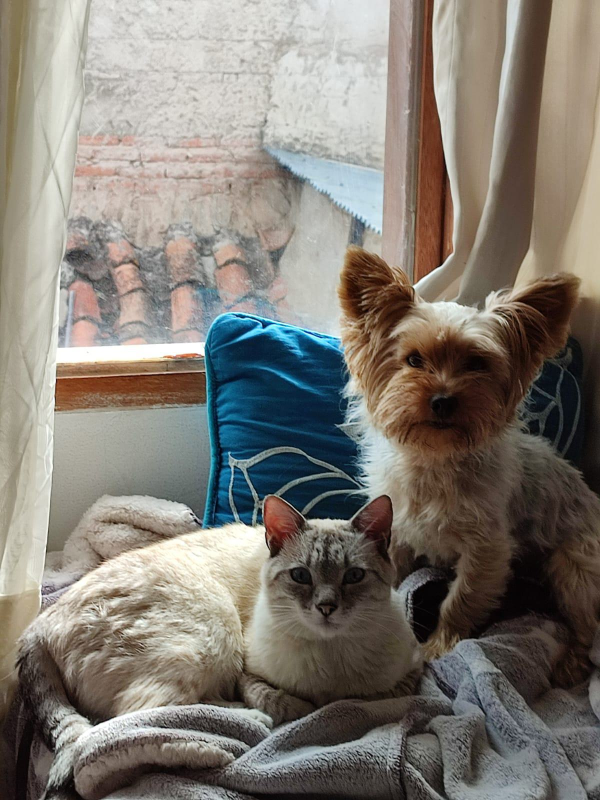
#> input picture PDI_001/Mitad 02 clases/imagentango.jpg, 1200 x 1600 px (shown at 1/2 size)
$ jupyter execute --allow-errors pdi_morfologia.ipynb
#> lines starting #> are read from the running program, lines starting #| are printed output that depends on the picture; after the words box and inside, x2 and y2 are one past the last pixel; in counts of white or black regions, pixels touching at a corner belong together
EROSION

[cell 1]
import cv2
import numpy as np
import matplotlib.pyplot as plt

imagen=cv2.imread('imagentango.jpg', cv2.IMREAD_GRAYSCALE)
#> imagen: shape (1600, 1200); min 0, max 255, mean 124.4

#elemento estructurante
kernel = cv2.getStructuringElement(cv2.MORPH_ELLIPSE, (5, 5))

#aplicamos la erosion
img_erosion = cv2.erode(imagen, kernel)

plt.subplot(121)
plt.imshow(imagen, cmap='gray')
plt.title('Imagen Original')
plt.axis('off')

plt.subplot(122)
plt.imshow(img_erosion, cmap='gray')
plt.title('Erosion')
plt.axis('off')
plt.show()

dILATACION

[cell 2]
import cv2
import numpy as np
import matplotlib.pyplot as plt


imagen=cv2.imread('imagentango.jpg', cv2.IMREAD_GRAYSCALE)

#elemento estructurante
kernel = cv2.getStructuringElement(cv2.MORPH_ELLIPSE, (5, 5))

#aplicamos la dilatacion
img_dilatacion = cv2.dilate(imagen, kernel)


plt.subplot(121)
plt.imshow(imagen, cmap='gray')
plt.title('Imagen Original')
plt.axis('off')

plt.subplot(122)
plt.imshow(img_dilatacion, cmap='gray')
plt.title('Dilatacion')
plt.axis('off')
plt.show()

erosion binario

[cell 3]
import cv2
import numpy as np
import matplotlib.pyplot as plt


imagen=cv2.imread('imagentango.jpg', cv2.IMREAD_GRAYSCALE)
_, img_binarizada = cv2.threshold(imagen, 127, 255, cv2.THRESH_BINARY_INV)
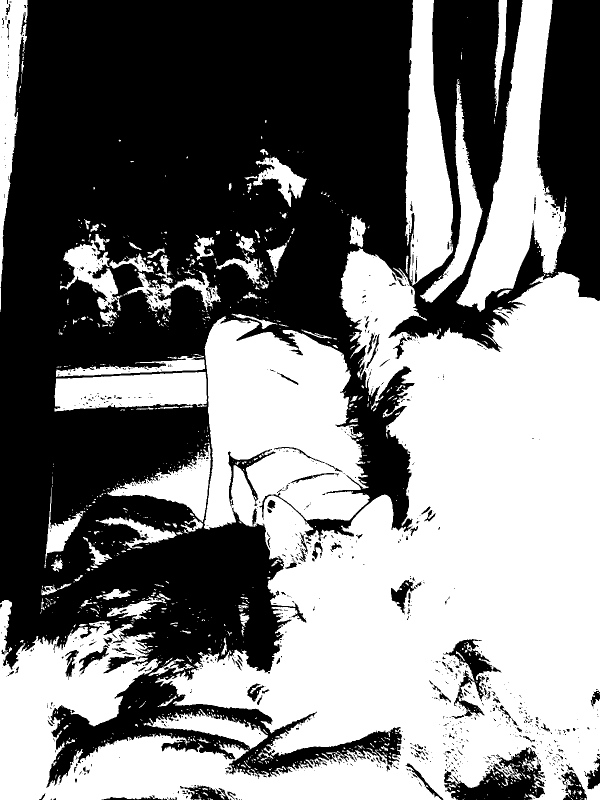
#> img_binarizada: shape (1600, 1200) (shown at 1/2 size); 49% white; 1020 white regions (830 under 20 px), largest, box (x1, y1, x2, y2) and area: (0, 496, 1200, 1600) 735470, (912, 0, 1133, 624) 53185, (810, 0, 906, 571) 35611

#elemento estructurante
kernel = cv2.getStructuringElement(cv2.MORPH_ELLIPSE, (5, 5))

#aplicamos la dilatacion
img_erosionbin = cv2.erode(img_binarizada, kernel)
#> img_erosionbin: shape (1600, 1200); 43% white; 488 white regions (406 under 20 px), largest, box (x1, y1, x2, y2) and area: (0, 500, 1200, 1600) 569037, (411, 635, 726, 1054) 70833, (917, 0, 1129, 620) 48692


plt.subplot(121)
plt.imshow(imagen, cmap='gray')
plt.title('Imagen Original')
plt.axis('off')

plt.subplot(122)
plt.imshow(img_erosionbin, cmap='gray')
plt.title('Erosion binarizada')
plt.axis('off')
plt.show()

dilatacion binaria

[cell 4]
#dilatacion binarizada
import cv2
import numpy as np
import matplotlib.pyplot as plt

imagen=cv2.imread('imagentango.jpg', cv2.IMREAD_GRAYSCALE)
_, img_binarizada = cv2.threshold(imagen, 127, 255, cv2.THRESH_BINARY_INV)

#elemento estructurante
kernel = cv2.getStructuringElement(cv2.MORPH_ELLIPSE, (5, 5))

#aplicamos la dilatacion
img_dilatacionbin = cv2.dilate(img_binarizada, kernel)
#> img_dilatacionbin: shape (1600, 1200); 54.9% white; 494 black regions (406 under 20 px), largest, box (x1, y1, x2, y2) and area: (0, 0, 824, 1343) 696229, (782, 0, 1086, 700) 64953, (1077, 0, 1200, 600) 56735

plt.subplot(121)
plt.imshow(imagen, cmap='gray')
plt.title('Imagen Original')
plt.axis('off')

plt.subplot(122)
plt.imshow(img_dilatacionbin, cmap='gray')
plt.title('Dilatacion binarizada')
plt.axis('off')
plt.show()

apertura

[cell 5]
#apertura

import cv2
import numpy as np
import matplotlib.pyplot as plt

imagen=cv2.imread('imagentango.jpg', cv2.IMREAD_GRAYSCALE)

#elemento estructurante
kernel = cv2.getStructuringElement(cv2.MORPH_ELLIPSE, (5, 5))

#aplicamos la erosion
#img_erosion = cv2.erode(imagen, kernel)

apertura = cv2.morphologyEx(imagen, cv2.MORPH_OPEN, kernel)

plt.subplot(121)
plt.imshow(imagen, cmap='gray')
plt.title('Imagen Original')
plt.axis('off')

plt.subplot(122)
plt.imshow(apertura, cmap='gray')
plt.title('Apertura')
plt.axis('off')
plt.show()

cerradura

[cell 6]
#cerradura
import cv2
import numpy as np
import matplotlib.pyplot as plt

imagen=cv2.imread('imagentango.jpg', cv2.IMREAD_GRAYSCALE)

#elemento estructurante
kernel = cv2.getStructuringElement(cv2.MORPH_ELLIPSE, (5, 5))

#aplicamos la erosion
#img_erosion = cv2.erode(imagen, kernel)

cerradura = cv2.morphologyEx(imagen, cv2.MORPH_CLOSE, kernel)

plt.subplot(121)
plt.imshow(imagen, cmap='gray')
plt.title('Imagen Original')
plt.axis('off')

plt.subplot(122)
plt.imshow(cerradura, cmap='gray')
plt.title('Cerradura')
plt.axis('off')
plt.show()

utilizar skimage con erosion dilatacion apertura y cerradura sin binarizar

[cell 7]
#utilizar skimage con erosion, dilatacion, apertura y cerradura
# sin binarizar

import cv2
import numpy as np
import matplotlib.pyplot as plt
from skimage import morphology, measure


imagen=cv2.imread('reloj5.png', cv2.IMREAD_GRAYSCALE)
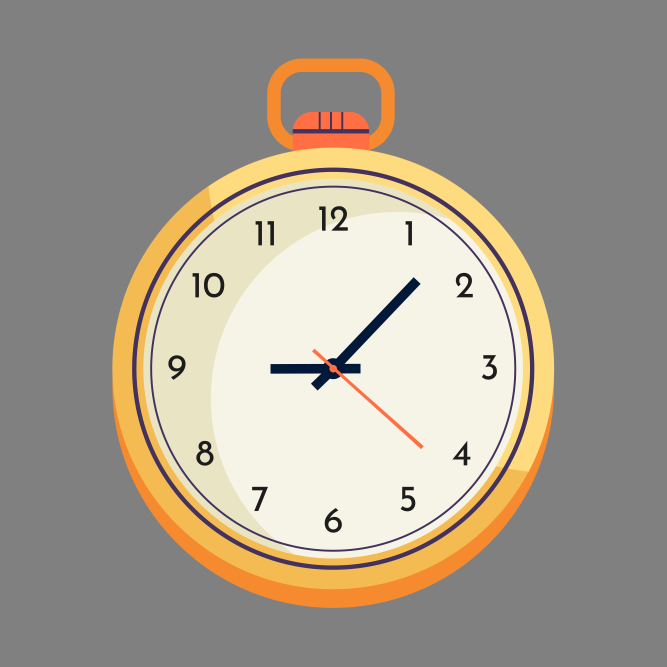
#> input picture PDI_001/Mitad 02 clases/reloj5.png, 2000 x 2000 px (shown at 1/3 size)
#> imagen: shape (2000, 2000); min 28, max 243, mean 160
_, img_binarizada = cv2.threshold(imagen, 127, 255, cv2.THRESH_BINARY_INV)
#> img_binarizada: shape (2000, 2000); 2.8% white; 20 white regions, largest, box (x1, y1, x2, y2) and area: (396, 503, 1603, 1709) 48408, (451, 557, 1549, 1655) 19365, (982, 832, 1262, 1122) 12156

#elemento estructurante
kernel = cv2.getStructuringElement(cv2.MORPH_ELLIPSE, (5, 5))

#aplicamos la erosion
img_erosion = morphology.erosion(imagen, kernel)
#> img_erosion: shape (2000, 2000)

#aplicamos la dilatacion
img_dilatacion = morphology.dilation(imagen, kernel)
#> img_dilatacion: shape (2000, 2000)

#aplicamos la apertura
img_apertura = morphology.opening(imagen, kernel)

#aplicamos la cerradura
img_cerradura = morphology.closing(imagen, kernel)

#aplicamos la erosion binarizada
img_erosionbin = morphology.erosion(img_binarizada, kernel)
#> img_erosionbin: shape (2000, 2000); 1.7% white; 20 white regions, largest, box (x1, y1, x2, y2) and area: (398, 505, 1601, 1707) 32953, (985, 835, 1259, 1119) 10234, (814, 1091, 1017, 1168) 6053

#aplicamos la dilatacion binarizada
img_dilatacionbin = morphology.dilation(img_binarizada, kernel)
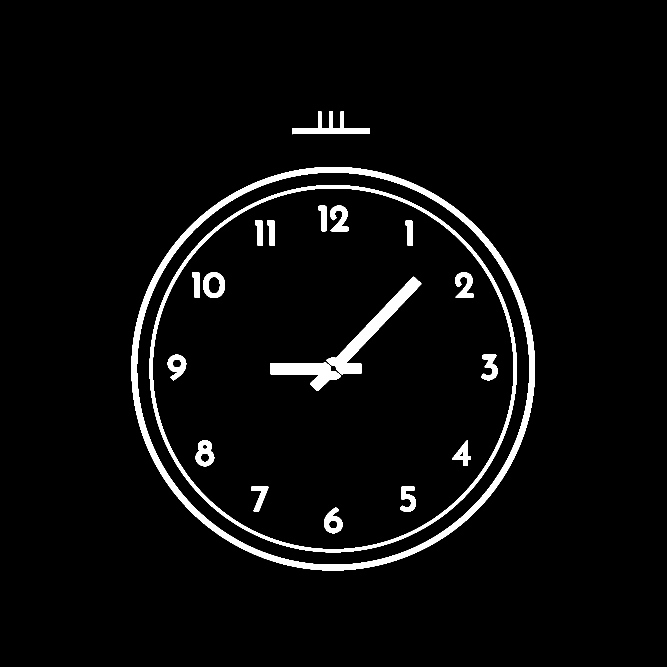
#> img_dilatacionbin: shape (2000, 2000) (shown at 1/3 size); 3.9% white; 20 white regions, largest, box (x1, y1, x2, y2) and area: (394, 501, 1605, 1711) 63863, (449, 555, 1551, 1657) 33507, (980, 830, 1264, 1124) 14101

plt.subplot(231)
plt.imshow(imagen, cmap='gray')
plt.title('Imagen Original')
plt.axis('off')

plt.subplot(232)

[cell 8]
import cv2
import matplotlib.pyplot as plt
from skimage import morphology

# 1. Carga de la imagen (asegúrate de que 'reloj5.png' exista en tu directorio)
imagen = cv2.imread('imagentango.jpg', cv2.IMREAD_GRAYSCALE)
if imagen is None:
    raise FileNotFoundError("No se encontró 'reloj5.png'. Verifica la ruta y que el archivo exista.")

# 2. Creación del elemento estructurante (disco de radio 5)
selem = morphology.disk(5)

# 3. Operaciones morfológicas sobre la imagen en escala de grises
img_erosion      = morphology.erosion(imagen, selem)
#> img_erosion: shape (1600, 1200)
img_dilation     = morphology.dilation(imagen, selem)
img_opening      = morphology.opening(imagen, selem)
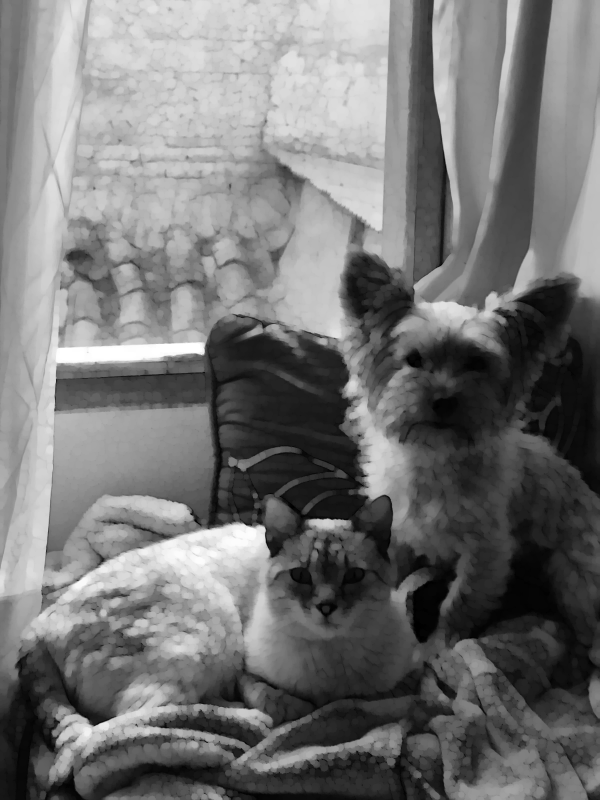
#> img_opening: shape (1600, 1200) (shown at 1/2 size); min 0, max 255, mean 116.3
img_closing      = morphology.closing(imagen, selem)
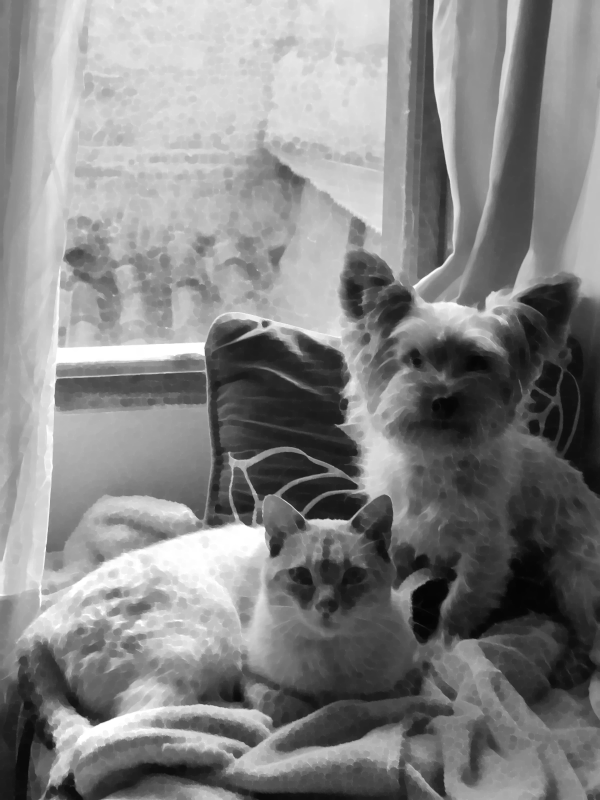
#> img_closing: shape (1600, 1200) (shown at 1/2 size); min 4, max 255, mean 132

# 4. Binarización inversa para demostrar las operaciones binarias
_, img_binarizada  = cv2.threshold(imagen, 127, 255, cv2.THRESH_BINARY_INV)
img_erosion_bin   = morphology.erosion(img_binarizada, selem)
#> img_erosion_bin: shape (1600, 1200); 37.8% white; 181 white regions (119 under 20 px), largest, box (x1, y1, x2, y2) and area: (0, 503, 1200, 1600) 508980, (414, 645, 718, 1051) 65109, (921, 0, 1124, 616) 43293
img_dilation_bin  = morphology.dilation(img_binarizada, selem)
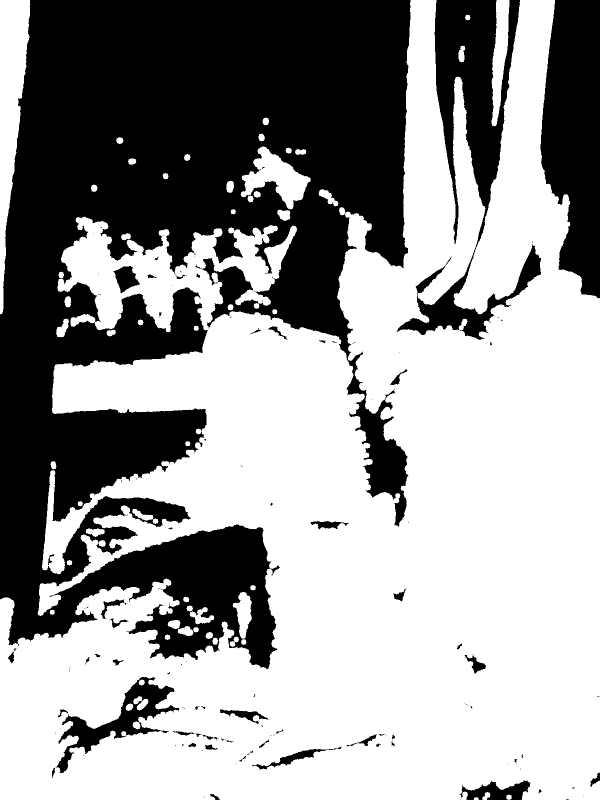
#> img_dilation_bin: shape (1600, 1200) (shown at 1/2 size); 59.9% white; 158 black regions (108 under 20 px), largest, box (x1, y1, x2, y2) and area: (0, 0, 821, 1338) 638107, (1081, 0, 1200, 597) 54414, (793, 0, 1082, 680) 52902

# 5. Visualización de resultados
fig, axes = plt.subplots(2, 4, figsize=(16, 8))
axes = axes.ravel()

titles = [
    'Original',
    'Erosión (Grayscale)',
    'Dilatación (Grayscale)',
    'Apertura (Grayscale)',
    'Cierre (Grayscale)',
    'Binarizada',
    'Erosión (Binary)',
    'Dilatación (Binary)'
]
images = [
    imagen,
    img_erosion,
    img_dilation,
    img_opening,
    img_closing,
    img_binarizada,
    img_erosion_bin,
    img_dilation_bin
]

for ax, img, title in zip(axes, images, titles):
    ax.imshow(img, cmap='gray')
    ax.set_title(title)
    ax.axis('off')
#> this loop made 8 passes
#> title on passes 1 to 8: 'Original', 'Erosión (Grayscale)', 'Dilatación (Grayscale)', 'Apertura (Grayscale)', 'Cierre (Grayscale)', 'Binarizada', 'Erosión (Binary)', 'Dilatación (Binary)'

plt.tight_layout()
plt.show()

skimage simple

[cell 9]
import cv2
import numpy as np
import matplotlib.pyplot as plt

from skimage import morphology, measure
from skimage.data import checkerboard

imagen_generada = np.zeros((512, 512), dtype=np.uint8)
imagen_generada= cv2.circle(imagen_generada, (256, 256), 100, (255), -1)
imagen_generada= cv2.rectangle(imagen_generada, (20, 30), (100, 100), (255), -1)
imagen_generada= cv2.line(imagen_generada, (300, 75), (512, 512), (255), 5)

cheker= checkerboard()>0.5
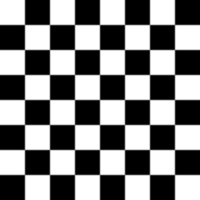
#> input picture skimage.data.checkerboard(), 200 x 200 px
#> cheker: shape (200, 200) bool; 56.8% white; 32 black regions, largest, box (x1, y1, x2, y2) and area: (176, 0, 200, 24) 576, (0, 176, 24, 200) 576, (26, 0, 49, 24) 552
cheker= cheker.astype(np.uint8)*255


kernel_ellipse = cv2.getStructuringElement(cv2.MORPH_ELLIPSE, (5, 5))
kernel_cross = cv2.getStructuringElement(cv2.MORPH_CROSS, (5, 5))
kernel_rect = cv2.getStructuringElement(cv2.MORPH_RECT, (5, 5))

#aplicamos la erosion
erode_cross = cv2.erode(imagen_generada, kernel_cross, iterations=1)
dilate_cross = cv2.dilate(imagen_generada, kernel_cross, iterations=1)


erode_ellipse = cv2.erode(imagen_generada, kernel_ellipse, iterations=1)
dilate_ellipse = cv2.dilate(imagen_generada, kernel_ellipse, iterations=1)

erode_rect = cv2.erode(imagen_generada, kernel_rect, iterations=1)
dilate_rect = cv2.dilate(imagen_generada, kernel_rect, iterations=1)

erode_cheker = cv2.erode(cheker, kernel_ellipse, iterations=1)
#> erode_cheker: shape (200, 200); 43.2% white; 32 white regions, largest, box (x1, y1, x2, y2) and area: (0, 0, 24, 24) 576, (176, 176, 200, 200) 576, (51, 0, 74, 24) 552
dilate_cheker = cv2.dilate(cheker, kernel_ellipse, iterations=1)
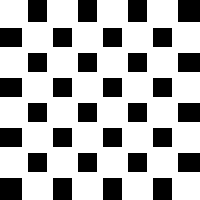
#> dilate_cheker: shape (200, 200); 68.8% white; 32 black regions, largest, box (x1, y1, x2, y2) and area: (178, 0, 200, 22) 484, (0, 178, 22, 200) 484, (28, 0, 47, 22) 418

#creamos imagen de apretura y cerradura
np.random.seed(42)
imagen_ruido = imagen_generada.copy()
ruido= np.random.randint(0, 2, imagen_generada.shape, dtype=np.uint8) * 255
imagen_ruido= cv2.bitwise_xor(imagen_ruido, ruido)

apertura_ruido = cv2.morphologyEx(imagen_ruido, cv2.MORPH_OPEN, kernel_rect)
cerradura_ruido = cv2.morphologyEx(imagen_ruido, cv2.MORPH_CLOSE, kernel_rect)

#mostrar los resultados
plt.figure(figsize=(12, 8))
plt.subplot(331)
plt.imshow(imagen_generada, cmap='gray')
plt.title('Imagen Generada')
plt.axis('off')

plt.subplot(332)
plt.imshow(imagen_ruido, cmap='gray')
plt.title('Imagen con Ruido')
plt.axis('off')

plt.subplot(333)
plt.imshow(cheker, cmap='gray')
plt.title('Checkerboard')
plt.axis('off')

plt.subplot(334)
plt.imshow(erode_cross, cmap='gray')
plt.title('Erosion Cross')
plt.axis('off')

plt.subplot(335)
plt.imshow(dilate_cross, cmap='gray')
plt.title('Dilatacion Cross')
plt.axis('off')

plt.subplot(336)
plt.imshow(erode_cheker, cmap='gray')
plt.title('Erosion Checkerboard')
plt.axis('off')

plt.subplot(337)
plt.imshow(dilate_cheker, cmap='gray')
plt.title('Dilatacion Checkerboard')
plt.axis('off')

plt.subplot(338)
plt.imshow(apertura_ruido, cmap='gray')
plt.title('Apertura Ruido')
plt.axis('off')

plt.subplot(339)
plt.imshow(cerradura_ruido, cmap='gray')

plt.title('Cerradura Ruido')
plt.axis('off')


plt.tight_layout()
plt.show()
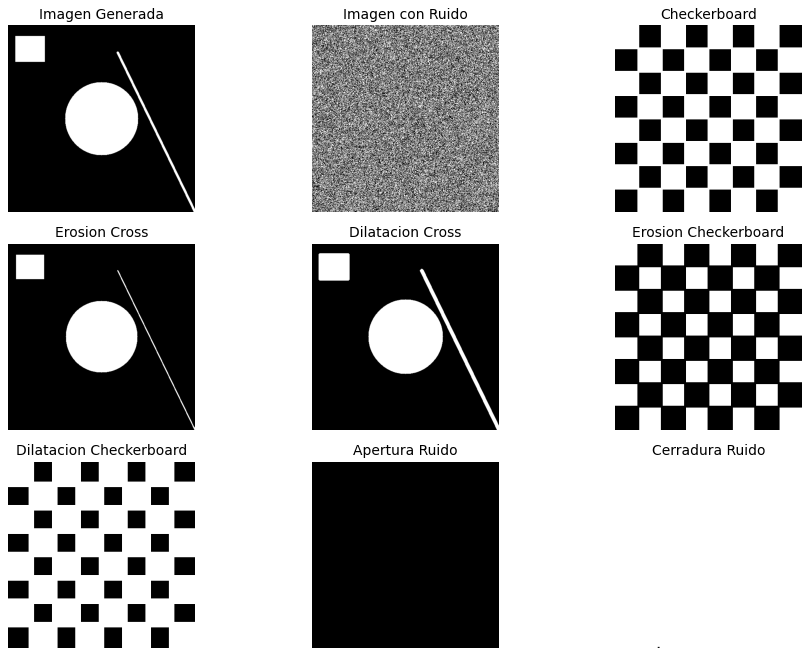
#> figure drawn by matplotlib, 9 panels

transformada hit or miss

La transformada hit‐or‐miss es una operación morfológica que sirve para detectar patrones exactos en imágenes binarias. A cada posición del kernel, el píxel central “sale” como 1 solo si:

Todos los puntos marcados como “hit” (foreground) en el kernel coinciden con píxeles 1 en la imagen.

Todos los puntos marcados como “miss” (background) en el kernel coinciden con píxeles 0 en la imagen.

[cell 10]
#transformada hit or miss skimage

import cv2
import numpy as np
import matplotlib.pyplot as plt
from skimage import morphology, measure


img = np.zeros((10, 10), dtype=np.uint8)
# cruz
coords = [(5,5), (5,4), (5,6), (4,5), (6,5)]
for y,x in coords:
    img[y, x] = 1

# 2) kernel de hit-or-miss
# 1 = hit, 0 = don't care
kernel = np.array([
    [0, 1, 0],
    [1, 1, 1],
    [0, 1, 0]
], dtype=np.uint8)

# 3) Aplicamos la transformada hit-or-miss
hitmiss = cv2.morphologyEx(img, cv2.MORPH_HITMISS, kernel)


plt.figure(figsize=(6,3))
plt.subplot(1,2,1)
plt.imshow(img, cmap='gray', vmin=0, vmax=1)
plt.title('Imagen binaria')
plt.axis('off')
plt.subplot(1,2,2)
plt.imshow(hitmiss, cmap='gray', vmin=0, vmax=1)
plt.title('Hit-or-Miss (OpenCV)')
plt.axis('off')
plt.tight_layout()
plt.show()
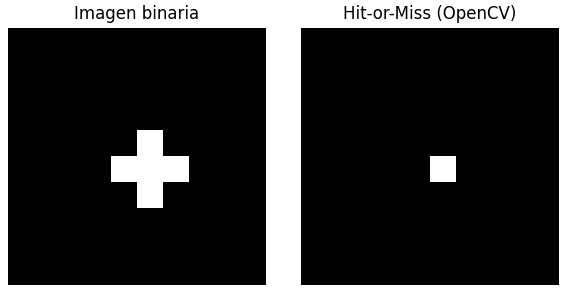
#> figure drawn by matplotlib, 2 panels

transformada hit or miss con opencv

[cell 11]
import cv2
import numpy as np
import matplotlib.pyplot as plt

# 1) Creamos una imagen de 10×10 con una cruz en el centro
img = np.zeros((10, 10), dtype=np.uint8)
# dibuja la cruz
coords = [(5,5), (5,4), (5,6), (4,5), (6,5)]
for y,x in coords:
    img[y, x] = 1

# 2) Definimos el kernel (se=structuring element)
# 1 = hit, 0 = don't care
kernel = np.array([
    [0, 1, 0],
    [1, 1, 1],
    [0, 1, 0]
], dtype=np.uint8)

# 3) Aplicamos hit-or-miss
hitmiss = cv2.morphologyEx(img, cv2.MORPH_HITMISS, kernel)

# 4) Visualizamos
plt.figure(figsize=(6,3))
plt.subplot(1,2,1)
plt.imshow(img, cmap='gray', vmin=0, vmax=1)
plt.title('Imagen binaria')
plt.axis('off')
plt.subplot(1,2,2)
plt.imshow(hitmiss, cmap='gray', vmin=0, vmax=1)
plt.title('Hit-or-Miss (OpenCV)')
plt.axis('off')
plt.tight_layout()
plt.show()
